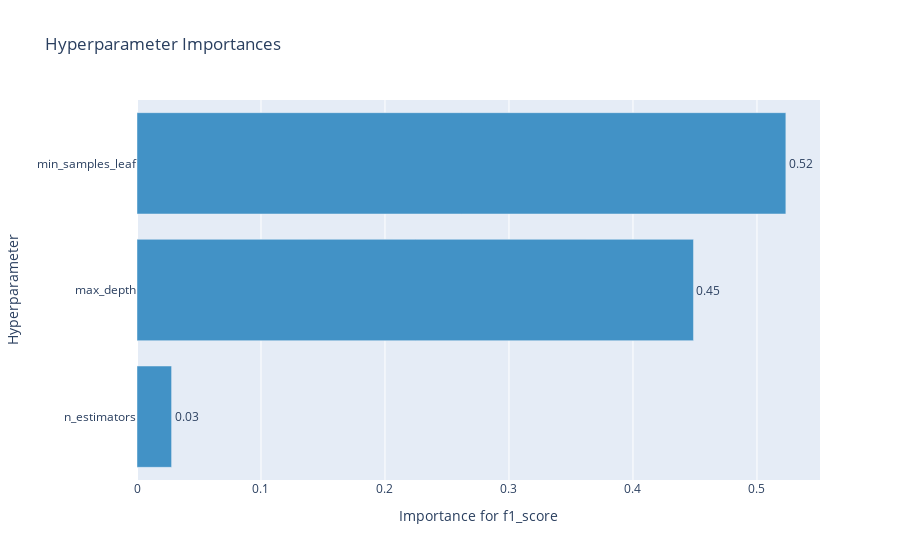

The cell this chart's notebook holds for it:
### Markdown cell above
График важности гиперпараметров - помогает понять, какие гиперпараметры вносят больший вклад в минимизацию/максимизацию метрики.

### Code cell
optuna.visualization.plot_param_importances(study, target_name="f1_score")

### Figure 1 — Plotly figure (JSON) as saved in the notebook; plotly's stock layout.template omitted (floating-point values rounded to 4 significant figures)
{"data": [{"cliponaxis": false, "hovertemplate": ["n_estimators (IntDistribution): 0.027899591442276758<extra></extra>", "max_depth (IntDistribution): 0.44879990424142<extra></extra>", "min_samples_leaf (IntDistribution): 0.5233005043163033<extra></extra>"], "marker": {"color": "rgb(66,146,198)"}, "orientation": "h", "text": ["0.03", "0.45", "0.52"], "textposition": "outside", "type": "bar", "x": [0.0279, 0.4488, 0.5233], "y": ["n_estimators", "max_depth", "min_samples_leaf"]}], "layout": {"showlegend": false, "title": {"text": "Hyperparameter Importances"}, "xaxis": {"title": {"text": "Importance for f1_score"}}, "yaxis": {"title": {"text": "Hyperparameter"}}}}
